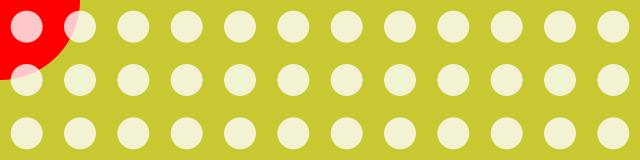
Frame 1 (no input)
Frame 60 (the mouse pressed at the canvas centre just before this capture): identical to frame 1, image omitted
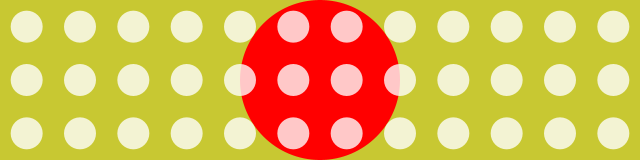
Frame 120 (the mouse held since frame 60 and released just before this capture)

The Processing sketch that drew these frames (run headless with seeded random() and noise(); from frame 60 on, the mouse is pressed at the canvas centre):

// Processing sketch: maskOverlay
// ── maskOverlay.pde
void setup() {
  size(640, 160);
}

void draw() {
  background(200, 200, 50);

  noStroke();
  fill(255, 0, 0);
  ellipse(mouseX, mouseY, width/4, width/4);
  drawDemoMask();
}

void drawDemoMask() {
  fill(255, 200);
  noSmooth();
  noStroke();
  int circlesPerRow = 12;
  int circlesPerColumn = 3;
  for (int i = 0; i < circlesPerColumn; ++i) {
    for (int j = 0; j < circlesPerRow; ++j) {
      ellipse((j+0.5) * width / (circlesPerRow ), (i+0.5) * height / (circlesPerColumn ), height/5, height/5);
    }
  }
}
